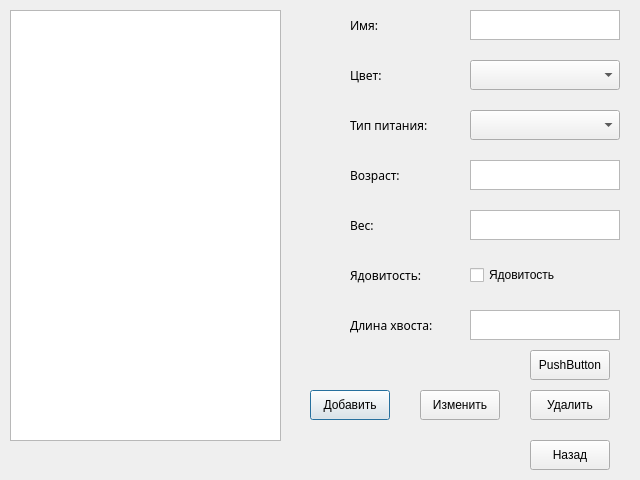
<?xml version="1.0" encoding="UTF-8"?>
<ui version="4.0">
 <class>IgoninDialog</class>
 <widget class="QDialog" name="IgoninDialog">
  <property name="geometry">
   <rect>
    <x>0</x>
    <y>0</y>
    <width>640</width>
    <height>480</height>
   </rect>
  </property>
  <property name="minimumSize">
   <size>
    <width>640</width>
    <height>480</height>
   </size>
  </property>
  <property name="windowTitle">
   <string>Dialog</string>
  </property>
  <widget class="QListWidget" name="listWidgetAnimal">
   <property name="geometry">
    <rect>
     <x>10</x>
     <y>10</y>
     <width>271</width>
     <height>431</height>
    </rect>
   </property>
  </widget>
  <widget class="QTextEdit" name="textEditName">
   <property name="geometry">
    <rect>
     <x>470</x>
     <y>10</y>
     <width>150</width>
     <height>30</height>
    </rect>
   </property>
  </widget>
  <widget class="QTextEdit" name="textEditAge">
   <property name="geometry">
    <rect>
     <x>470</x>
     <y>160</y>
     <width>150</width>
     <height>30</height>
    </rect>
   </property>
  </widget>
  <widget class="QTextEdit" name="textEditWeight">
   <property name="geometry">
    <rect>
     <x>470</x>
     <y>210</y>
     <width>150</width>
     <height>30</height>
    </rect>
   </property>
  </widget>
  <widget class="QTextEdit" name="textEditTail">
   <property name="geometry">
    <rect>
     <x>470</x>
     <y>310</y>
     <width>150</width>
     <height>30</height>
    </rect>
   </property>
  </widget>
  <widget class="QLabel" name="label">
   <property name="geometry">
    <rect>
     <x>350</x>
     <y>10</y>
     <width>120</width>
     <height>30</height>
    </rect>
   </property>
   <property name="font">
    <font>
     <family>Impact</family>
    </font>
   </property>
   <property name="text">
    <string>Имя:</string>
   </property>
  </widget>
  <widget class="QLabel" name="label_2">
   <property name="geometry">
    <rect>
     <x>350</x>
     <y>60</y>
     <width>120</width>
     <height>30</height>
    </rect>
   </property>
   <property name="font">
    <font>
     <family>Impact</family>
    </font>
   </property>
   <property name="text">
    <string>Цвет:</string>
   </property>
  </widget>
  <widget class="QLabel" name="label_3">
   <property name="geometry">
    <rect>
     <x>350</x>
     <y>110</y>
     <width>120</width>
     <height>30</height>
    </rect>
   </property>
   <property name="font">
    <font>
     <family>Impact</family>
    </font>
   </property>
   <property name="text">
    <string>Тип питания:</string>
   </property>
  </widget>
  <widget class="QLabel" name="label_4">
   <property name="geometry">
    <rect>
     <x>350</x>
     <y>160</y>
     <width>120</width>
     <height>30</height>
    </rect>
   </property>
   <property name="font">
    <font>
     <family>Impact</family>
    </font>
   </property>
   <property name="text">
    <string>Возраст:</string>
   </property>
  </widget>
  <widget class="QLabel" name="label_5">
   <property name="geometry">
    <rect>
     <x>350</x>
     <y>210</y>
     <width>120</width>
     <height>30</height>
    </rect>
   </property>
   <property name="font">
    <font>
     <family>Impact</family>
    </font>
   </property>
   <property name="text">
    <string>Вес:</string>
   </property>
  </widget>
  <widget class="QLabel" name="label_6">
   <property name="geometry">
    <rect>
     <x>350</x>
     <y>260</y>
     <width>120</width>
     <height>30</height>
    </rect>
   </property>
   <property name="font">
    <font>
     <family>Impact</family>
    </font>
   </property>
   <property name="text">
    <string>Ядовитость:</string>
   </property>
  </widget>
  <widget class="QLabel" name="label_7">
   <property name="geometry">
    <rect>
     <x>350</x>
     <y>310</y>
     <width>120</width>
     <height>30</height>
    </rect>
   </property>
   <property name="font">
    <font>
     <family>Impact</family>
    </font>
   </property>
   <property name="text">
    <string>Длина хвоста:</string>
   </property>
  </widget>
  <widget class="QPushButton" name="buttonAddAnimal">
   <property name="geometry">
    <rect>
     <x>310</x>
     <y>390</y>
     <width>80</width>
     <height>30</height>
    </rect>
   </property>
   <property name="text">
    <string>Добавить</string>
   </property>
  </widget>
  <widget class="QPushButton" name="buttonChangeAnimal">
   <property name="geometry">
    <rect>
     <x>420</x>
     <y>390</y>
     <width>80</width>
     <height>30</height>
    </rect>
   </property>
   <property name="text">
    <string>Изменить</string>
   </property>
  </widget>
  <widget class="QPushButton" name="buttonDeleteAnimal">
   <property name="geometry">
    <rect>
     <x>530</x>
     <y>390</y>
     <width>80</width>
     <height>30</height>
    </rect>
   </property>
   <property name="text">
    <string>Удалить</string>
   </property>
  </widget>
  <widget class="QPushButton" name="buttonCloseDialog">
   <property name="geometry">
    <rect>
     <x>530</x>
     <y>440</y>
     <width>80</width>
     <height>30</height>
    </rect>
   </property>
   <property name="text">
    <string>Назад</string>
   </property>
  </widget>
  <widget class="QComboBox" name="listBoxColor">
   <property name="geometry">
    <rect>
     <x>470</x>
     <y>60</y>
     <width>150</width>
     <height>30</height>
    </rect>
   </property>
  </widget>
  <widget class="QComboBox" name="listBoxNutrition">
   <property name="geometry">
    <rect>
     <x>470</x>
     <y>110</y>
     <width>150</width>
     <height>30</height>
    </rect>
   </property>
  </widget>
  <widget class="QCheckBox" name="checkBoxPoisonous">
   <property name="geometry">
    <rect>
     <x>470</x>
     <y>260</y>
     <width>131</width>
     <height>30</height>
    </rect>
   </property>
   <property name="text">
    <string>Ядовитость</string>
   </property>
  </widget>
  <widget class="QPushButton" name="buttonComplete">
   <property name="geometry">
    <rect>
     <x>530</x>
     <y>350</y>
     <width>80</width>
     <height>30</height>
    </rect>
   </property>
   <property name="text">
    <string>PushButton</string>
   </property>
  </widget>
 </widget>
 <resources/>
 <connections/>
</ui>
